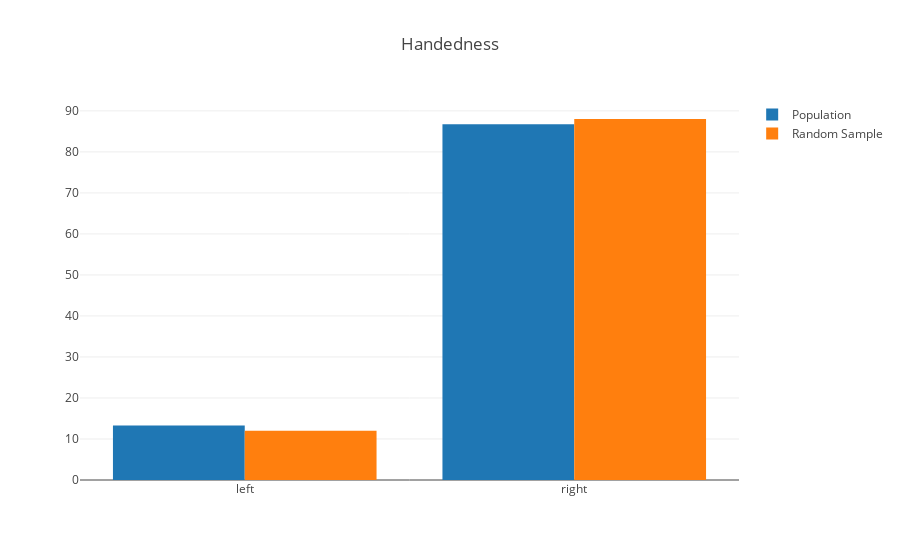

The notebook cell saved with this chart:
### Code cell
iplot(go.Figure(data=[p_data, s_data], layout=layout))

### Figure 1 — Plotly figure (JSON) as saved in the notebook; plotly's stock layout.template omitted (floating-point values rounded to 4 significant figures)
{"data": [{"name": "Population", "type": "bar", "uid": "b1a7af", "x": ["left", "right"], "y": [13.29, 86.71]}, {"name": "Random Sample", "type": "bar", "uid": "640390", "x": ["left", "right"], "y": [11.98, 88.02]}], "layout": {"autosize": true, "barmode": "group", "title": "Handedness", "xaxis": {"autorange": true, "range": [-0.5, 1.5], "type": "category"}, "yaxis": {"autorange": true, "range": [0, 92.65], "type": "linear"}}}
